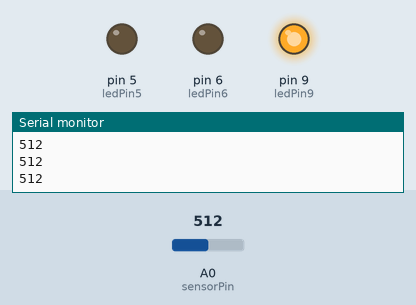
Bench run of a sketch on a simulated Arduino Uno, built with avr-gcc and run on an emulated ATmega328P. Parts: output pins drawn as LEDs (lit = HIGH), the last lines printed to the serial monitor. The inputs (shaded band) are chosen by the test bench; at power-on: A0 (sensorPin) = 512.

Above: at 1.2 s.
1.3 s: A0 (sensorPin) set to 529
At 2.3 s:
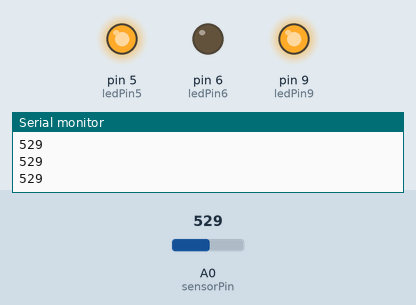
2.8 s: A0 (sensorPin) set to 778
At 3.8 s:
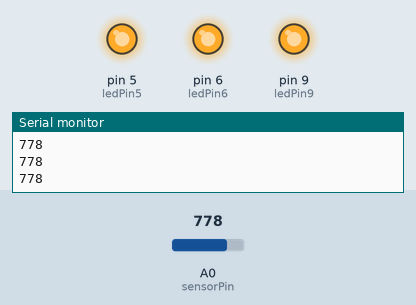
4.3 s: A0 (sensorPin) set to 246
At 4.9 s:
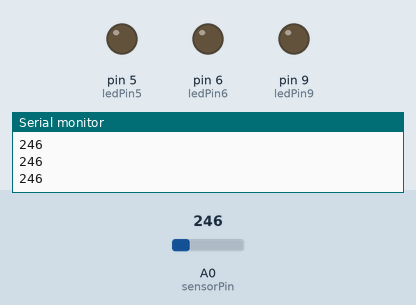
5.8 s: A0 (sensorPin) set to 522
At 6.1 s:
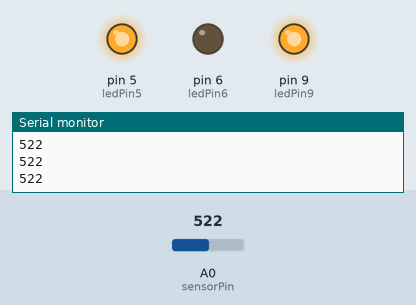
7.3 s: A0 (sensorPin) set to 900
At 8.4 s:
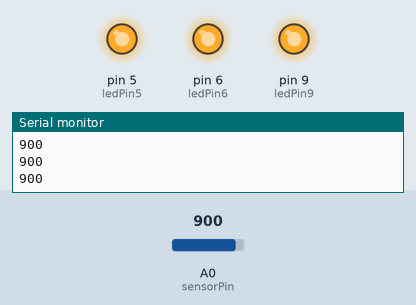
Timing chart, 0 to 9.8 s (numbered marks = the images above; inputs shaded):
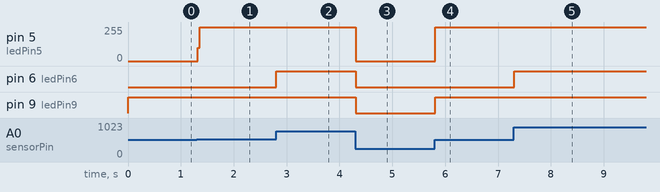

Measured:
- the behaviour switches between 512 and 513 on A0 (sensorPin) (found by bisection; images 0 and 1)
- after the input at 1.3 s, pin 5 (ledPin5): 0/255 → 255/255 at once
- after the input at 2.8 s, pin 6 (ledPin6): LOW → HIGH at once
- after the input at 4.3 s, pin 5 (ledPin5): 255/255 → 0/255 at once; pin 6 (ledPin6), pin 9 (ledPin9): HIGH → LOW at once
- after the input at 5.8 s, pin 5 (ledPin5): 0/255 → 255/255 at once; pin 9 (ledPin9): LOW → HIGH at once
- after the input at 7.3 s, pin 6 (ledPin6): LOW → HIGH at once

The sketch:

level-meter.ino
```cpp
int sensorPin = A0;    // select the input pin for the potentiometer
int ledPin9 = 9;
int ledPin5 = 5;
int ledPin6 = 6;// select the pin for the LED
int sensorValue = 0;  // variable to store the value coming from the sensor

void setup() {
  // declare the ledPin as an OUTPUT:
    pinMode(ledPin5, OUTPUT);
    pinMode(ledPin6, OUTPUT);
    pinMode(ledPin9, OUTPUT);

  Serial.begin(9600);
}

void loop() {
  // read the value from the sensor:
  sensorValue = analogRead(sensorPin);
  Serial.println(sensorValue);
  // turn the ledPin on
  if (sensorValue>=256){
    digitalWrite(ledPin9, HIGH);
  }
   if (sensorValue<=256){
    digitalWrite(ledPin9, LOW);
  }
  if (sensorValue>=512){
    digitalWrite(ledPin5, HIGH);
  }
  if (sensorValue<=512){
    digitalWrite(ledPin5, LOW);
  }
  if (sensorValue>=768){
    digitalWrite(ledPin6, HIGH);
  }
  if (sensorValue<=768){
    digitalWrite(ledPin6, LOW);
  }
}
```
